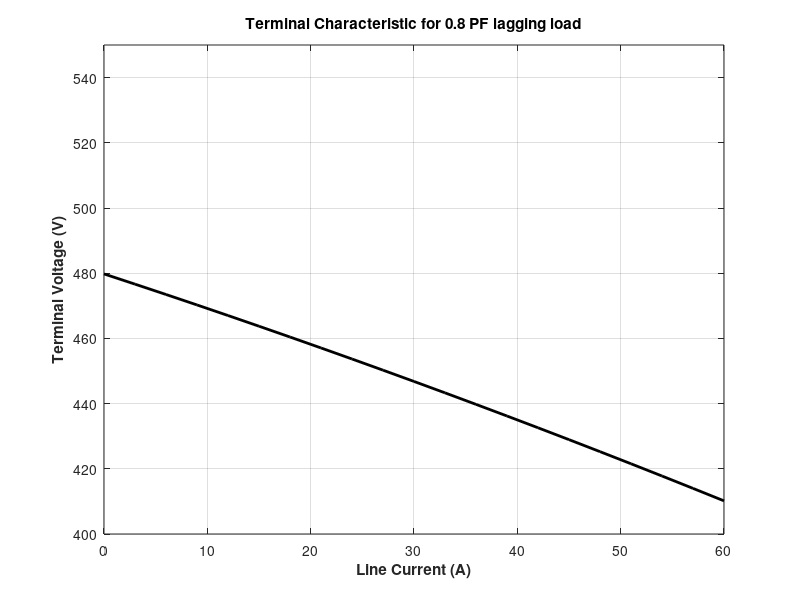

This chart was generated by the following MATLAB code:
% M-file: term_char_a.m
% M-file to plot the terminal characteristics of the generator of Example 5-4 with an 0.8 PF lagging load.
% First, initialize the current amplitudes (21 values
% in the range 0-60 A)
i_a = (0:1:20) * 3;
% Now initialize all other values
v_phase = zeros(1,21);
e_a = 277.0;
x_s = 1.0;
theta = 36.87 * (pi/180); % Converted to radians
% Now calculate v_phase for each current level
for ii = 1:21
v_phase(ii) = sqrt(e_a^2 - (x_s * i_a(ii) * cos(theta))^2) - (x_s * i_a(ii) * sin(theta));
end
% Calculate terminal voltage from the phase voltage
v_t = v_phase * sqrt(3);
% Plot the terminal characteristic, remembering the
% the line current is the same as i_a
plot(i_a,v_t, 'Color', 'k', 'Linewidth', 2.0);
xlabel('Line Current (A)', 'Fontweight', 'Bold');
ylabel('Terminal Voltage (V)', 'Fontweight', 'Bold');
title ('Terminal Characteristic for 0.8 PF lagging load','Fontweight', 'Bold');
grid on;
axis([0 60 400 550]);